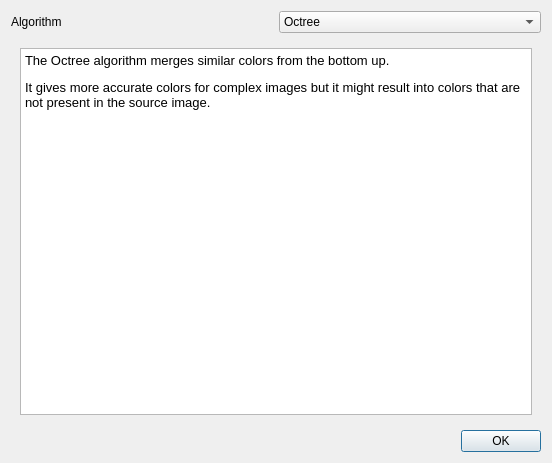
<?xml version="1.0" encoding="UTF-8"?>

<!--
SPDX-FileCopyrightText: 2019-2023 Mattia Basaglia <dev@dragon.best>

SPDX-License-Identifier: GPL-3.0-or-later
-->

<ui version="4.0">
 <class>ColorQuantizationDialog</class>
 <widget class="QDialog" name="ColorQuantizationDialog">
  <property name="geometry">
   <rect>
    <x>0</x>
    <y>0</y>
    <width>552</width>
    <height>463</height>
   </rect>
  </property>
  <property name="windowTitle">
   <string>Configure color detection</string>
  </property>
  <property name="windowIcon">
   <iconset theme="settings-configure">
    <normaloff>.</normaloff>.</iconset>
  </property>
  <layout class="QVBoxLayout" name="verticalLayout">
   <item>
    <layout class="QHBoxLayout" name="horizontalLayout">
     <item>
      <widget class="QLabel" name="label">
       <property name="text">
        <string>Algorithm</string>
       </property>
      </widget>
     </item>
     <item>
      <widget class="QComboBox" name="combo_algo">
       <property name="currentIndex">
        <number>2</number>
       </property>
       <item>
        <property name="text">
         <string>k-Means</string>
        </property>
       </item>
       <item>
        <property name="text">
         <string>k-Modes</string>
        </property>
       </item>
       <item>
        <property name="text">
         <string>Octree</string>
        </property>
       </item>
       <item>
        <property name="text">
         <string>Edge Exclusion Modes</string>
        </property>
       </item>
      </widget>
     </item>
    </layout>
   </item>
   <item>
    <widget class="QStackedWidget" name="stackedWidget">
     <property name="currentIndex">
      <number>2</number>
     </property>
     <widget class="QWidget" name="page">
      <layout class="QGridLayout" name="gridLayout">
       <item row="0" column="0">
        <widget class="QLabel" name="label_2">
         <property name="text">
          <string>Match</string>
         </property>
        </widget>
       </item>
       <item row="1" column="0">
        <widget class="QLabel" name="label_3">
         <property name="text">
          <string>Max Iterations</string>
         </property>
        </widget>
       </item>
       <item row="1" column="1">
        <widget class="QSpinBox" name="spin_means_iterations">
         <property name="minimum">
          <number>1</number>
         </property>
         <property name="maximum">
          <number>9999</number>
         </property>
         <property name="value">
          <number>100</number>
         </property>
        </widget>
       </item>
       <item row="0" column="1">
        <widget class="QComboBox" name="combo_means_match">
         <property name="currentIndex">
          <number>1</number>
         </property>
         <item>
          <property name="text">
           <string>None</string>
          </property>
         </item>
         <item>
          <property name="text">
           <string>Most Frequent</string>
          </property>
         </item>
         <item>
          <property name="text">
           <string>Closest</string>
          </property>
         </item>
        </widget>
       </item>
       <item row="2" column="0" colspan="2">
        <widget class="QTextEdit" name="textEdit">
         <property name="readOnly">
          <bool>true</bool>
         </property>
         <property name="html">
          <string>&lt;!DOCTYPE HTML PUBLIC &quot;-//W3C//DTD HTML 4.0//EN&quot; &quot;http://www.w3.org/TR/REC-html40/strict.dtd&quot;&gt;
&lt;html&gt;&lt;head&gt;&lt;meta name=&quot;qrichtext&quot; content=&quot;1&quot; /&gt;&lt;style type=&quot;text/css&quot;&gt;
p, li { white-space: pre-wrap; }
&lt;/style&gt;&lt;/head&gt;&lt;body style=&quot; font-family:'Noto Sans'; font-size:10pt; font-weight:400; font-style:normal;&quot;&gt;
&lt;p style=&quot; margin-top:0px; margin-bottom:0px; margin-left:0px; margin-right:0px; -qt-block-indent:0; text-indent:0px;&quot;&gt;k-Means divides the colors into clusters and refines the assignment at every iteration.&lt;/p&gt;
&lt;p style=&quot;-qt-paragraph-type:empty; margin-top:0px; margin-bottom:0px; margin-left:0px; margin-right:0px; -qt-block-indent:0; text-indent:0px;&quot;&gt;&lt;br /&gt;&lt;/p&gt;
&lt;p style=&quot; margin-top:0px; margin-bottom:0px; margin-left:0px; margin-right:0px; -qt-block-indent:0; text-indent:0px;&quot;&gt;This is the best option when tracing images with a lot of colors or shading.&lt;/p&gt;
&lt;p style=&quot;-qt-paragraph-type:empty; margin-top:0px; margin-bottom:0px; margin-left:0px; margin-right:0px; -qt-block-indent:0; text-indent:0px;&quot;&gt;&lt;br /&gt;&lt;/p&gt;
&lt;p style=&quot; margin-top:0px; margin-bottom:0px; margin-left:0px; margin-right:0px; -qt-block-indent:0; text-indent:0px;&quot;&gt;For pictures with a lot of colors increasing the number of iterations will yield better results but it might be slower.&lt;/p&gt;
&lt;p style=&quot;-qt-paragraph-type:empty; margin-top:0px; margin-bottom:0px; margin-left:0px; margin-right:0px; -qt-block-indent:0; text-indent:0px;&quot;&gt;&lt;br /&gt;&lt;/p&gt;
&lt;p style=&quot; margin-top:0px; margin-bottom:0px; margin-left:0px; margin-right:0px; -qt-block-indent:0; text-indent:0px;&quot;&gt;The &lt;span style=&quot; font-style:italic;&quot;&gt;Match&lt;/span&gt; option performs some post-processing:&lt;/p&gt;
&lt;ul style=&quot;margin-top: 0px; margin-bottom: 0px; margin-left: 0px; margin-right: 0px; -qt-list-indent: 1;&quot;&gt;&lt;li style=&quot;&quot; style=&quot; margin-top:12px; margin-bottom:0px; margin-left:0px; margin-right:0px; -qt-block-indent:0; text-indent:0px;&quot;&gt;&lt;span style=&quot; font-weight:600;&quot;&gt;None&lt;/span&gt;: Don't perform any post-processing and return the means (note this might result in colors not present in the original image)&lt;/li&gt;
&lt;li style=&quot;&quot; style=&quot; margin-top:0px; margin-bottom:0px; margin-left:0px; margin-right:0px; -qt-block-indent:0; text-indent:0px;&quot;&gt;&lt;span style=&quot; font-weight:600;&quot;&gt;Closest&lt;/span&gt;: Find the color in the original image that is the closest to the mean&lt;/li&gt;
&lt;li style=&quot;&quot; style=&quot; margin-top:0px; margin-bottom:12px; margin-left:0px; margin-right:0px; -qt-block-indent:0; text-indent:0px;&quot;&gt;&lt;span style=&quot; font-weight:600;&quot;&gt;Most Frequent&lt;/span&gt;: Find the color in the cluster that appears most often in the source image&lt;/li&gt;&lt;/ul&gt;&lt;/body&gt;&lt;/html&gt;</string>
         </property>
        </widget>
       </item>
      </layout>
     </widget>
     <widget class="QWidget" name="page_2">
      <layout class="QVBoxLayout" name="verticalLayout_2">
       <item>
        <widget class="QPlainTextEdit" name="plainTextEdit">
         <property name="readOnly">
          <bool>true</bool>
         </property>
         <property name="plainText">
          <string>k-Modes gives you the colors that appear most often in the source image.

It's very fast but it does not give accurate colors for complex images.

This is the best option when tracing images with flat colors.</string>
         </property>
        </widget>
       </item>
      </layout>
     </widget>
     <widget class="QWidget" name="page_3">
      <layout class="QGridLayout" name="gridLayout_2">
       <item row="0" column="0" colspan="2">
        <widget class="QTextEdit" name="textEdit_2">
         <property name="readOnly">
          <bool>true</bool>
         </property>
         <property name="html">
          <string>&lt;!DOCTYPE HTML PUBLIC &quot;-//W3C//DTD HTML 4.0//EN&quot; &quot;http://www.w3.org/TR/REC-html40/strict.dtd&quot;&gt;
&lt;html&gt;&lt;head&gt;&lt;meta name=&quot;qrichtext&quot; content=&quot;1&quot; /&gt;&lt;style type=&quot;text/css&quot;&gt;
p, li { white-space: pre-wrap; }
&lt;/style&gt;&lt;/head&gt;&lt;body style=&quot; font-family:'Noto Sans'; font-size:10pt; font-weight:400; font-style:normal;&quot;&gt;
&lt;p style=&quot; margin-top:0px; margin-bottom:12px; margin-left:0px; margin-right:0px; -qt-block-indent:0; text-indent:0px;&quot;&gt;The Octree algorithm merges similar colors from the bottom up.&lt;/p&gt;
&lt;p style=&quot; margin-top:0px; margin-bottom:12px; margin-left:0px; margin-right:0px; -qt-block-indent:0; text-indent:0px;&quot;&gt;It gives more accurate colors for complex images but it might result into colors that are not present in the source image.&lt;/p&gt;&lt;/body&gt;&lt;/html&gt;</string>
         </property>
        </widget>
       </item>
      </layout>
     </widget>
     <widget class="QWidget" name="page_4">
      <layout class="QGridLayout" name="gridLayout_3">
       <item row="0" column="0">
        <widget class="QLabel" name="label_4">
         <property name="text">
          <string>Min Frequency</string>
         </property>
        </widget>
       </item>
       <item row="1" column="0" colspan="2">
        <widget class="QTextEdit" name="textEdit_3">
         <property name="readOnly">
          <bool>true</bool>
         </property>
         <property name="html">
          <string>&lt;!DOCTYPE HTML PUBLIC &quot;-//W3C//DTD HTML 4.0//EN&quot; &quot;http://www.w3.org/TR/REC-html40/strict.dtd&quot;&gt;
&lt;html&gt;&lt;head&gt;&lt;meta name=&quot;qrichtext&quot; content=&quot;1&quot; /&gt;&lt;style type=&quot;text/css&quot;&gt;
p, li { white-space: pre-wrap; }
&lt;/style&gt;&lt;/head&gt;&lt;body style=&quot; font-family:'Noto Sans'; font-size:10pt; font-weight:400; font-style:normal;&quot;&gt;
&lt;p style=&quot; margin-top:0px; margin-bottom:12px; margin-left:0px; margin-right:0px; -qt-block-indent:0; text-indent:0px;&quot;&gt;Edge Exclusion Modes takes the most frequent color (mode) in the image, then excludes all pixels touching said area, then repeats the process until the appropriate number of colors has been found.&lt;/p&gt;
&lt;p style=&quot; margin-top:0px; margin-bottom:12px; margin-left:0px; margin-right:0px; -qt-block-indent:0; text-indent:0px;&quot;&gt;This approach removes anti-aliased edges but it might cause small details to not be detected.&lt;/p&gt;
&lt;p style=&quot; margin-top:0px; margin-bottom:12px; margin-left:0px; margin-right:0px; -qt-block-indent:0; text-indent:0px;&quot;&gt;&lt;span style=&quot; font-weight:600;&quot;&gt;Min Frequency&lt;/span&gt; refers to the minimum amount of pixels that a color must have to be considered (as a percentage of the total number of pixels in the image).&lt;/p&gt;&lt;/body&gt;&lt;/html&gt;</string>
         </property>
        </widget>
       </item>
       <item row="0" column="1">
        <widget class="QDoubleSpinBox" name="spin_eem_min_frequency">
         <property name="suffix">
          <string>%</string>
         </property>
         <property name="value">
          <double>0.050000000000000</double>
         </property>
        </widget>
       </item>
      </layout>
     </widget>
    </widget>
   </item>
   <item>
    <widget class="QDialogButtonBox" name="buttonBox">
     <property name="standardButtons">
      <set>QDialogButtonBox::Ok</set>
     </property>
    </widget>
   </item>
  </layout>
 </widget>
 <resources/>
 <connections>
  <connection>
   <sender>buttonBox</sender>
   <signal>accepted()</signal>
   <receiver>ColorQuantizationDialog</receiver>
   <slot>accept()</slot>
   <hints>
    <hint type="sourcelabel">
     <x>109</x>
     <y>429</y>
    </hint>
    <hint type="destinationlabel">
     <x>131</x>
     <y>404</y>
    </hint>
   </hints>
  </connection>
  <connection>
   <sender>buttonBox</sender>
   <signal>rejected()</signal>
   <receiver>ColorQuantizationDialog</receiver>
   <slot>reject()</slot>
   <hints>
    <hint type="sourcelabel">
     <x>136</x>
     <y>430</y>
    </hint>
    <hint type="destinationlabel">
     <x>272</x>
     <y>376</y>
    </hint>
   </hints>
  </connection>
  <connection>
   <sender>combo_algo</sender>
   <signal>currentIndexChanged(int)</signal>
   <receiver>stackedWidget</receiver>
   <slot>setCurrentIndex(int)</slot>
   <hints>
    <hint type="sourcelabel">
     <x>294</x>
     <y>21</y>
    </hint>
    <hint type="destinationlabel">
     <x>242</x>
     <y>111</y>
    </hint>
   </hints>
  </connection>
 </connections>
</ui>
